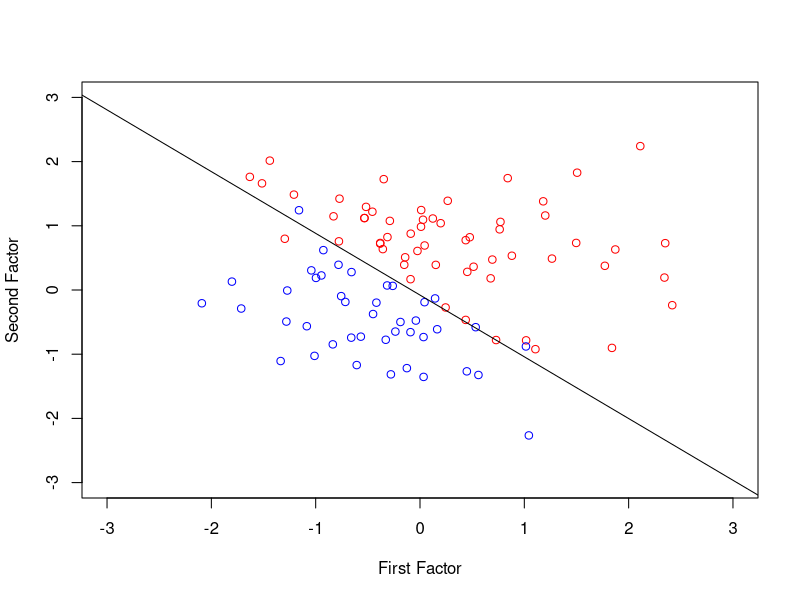
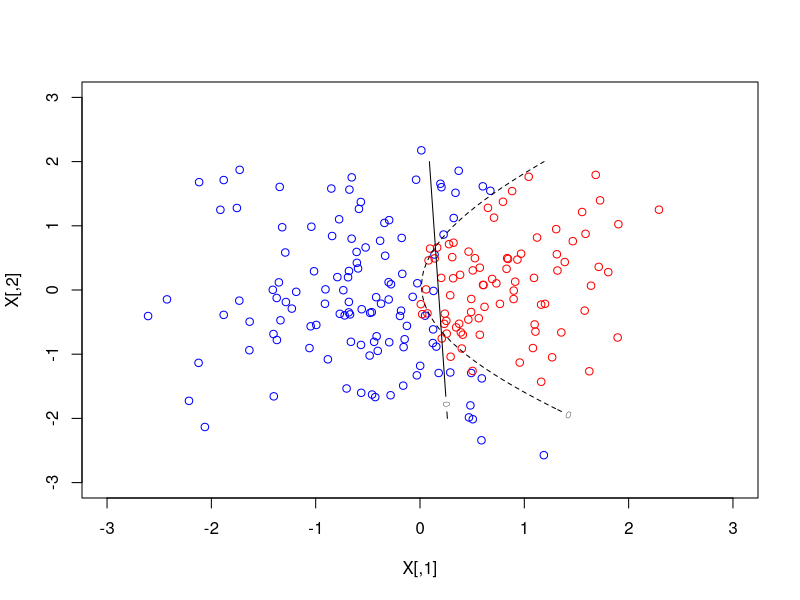
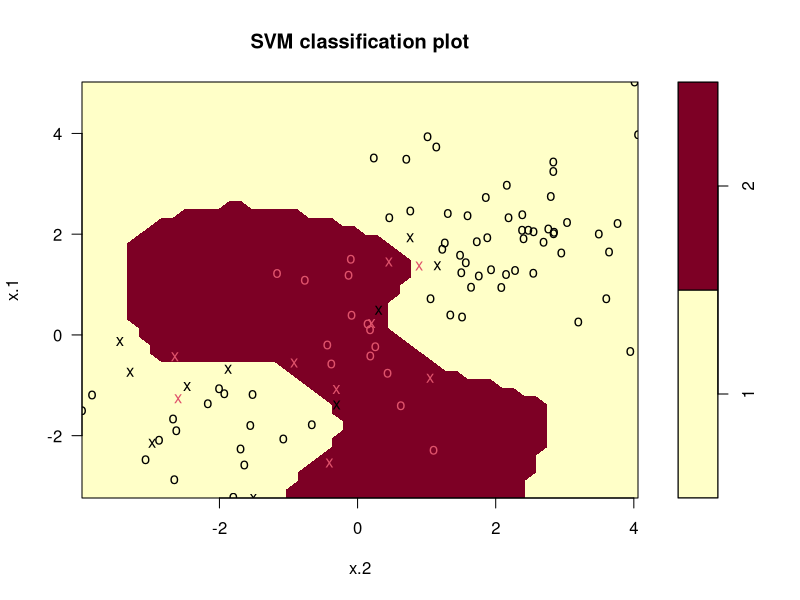

Reproduce these figures in R, in order.
## ---- chunk 1
knitr::opts_chunk$set(echo = FALSE)
## ---- chunk 2
library(quadprog)
svm.1 = function(X,y,C){
eps=0.0001;n=nrow(X);meq=1
Dmat=matrix(nrow=n,ncol=n)
for(i in 1:n)for(j in 1:n) Dmat[i,j]=sum(X[i,]*X[j,])*y[i]*y[j]
Dmat=Dmat+eps*diag(n)
dvec= rep(1,n)
Amat=matrix(nrow=(2*n+1),ncol=n);Amat[1,]=y;Amat[2:(n+1),1:n]=-diag(n)
Amat[(n+2):(2*n+1),1:n]= diag(n); Amat=t(Amat)
bvec= c(0,rep(-C,n),rep(0,n))
alpha=solve.QP(Dmat,dvec,Amat,bvec=bvec,meq=1)$solution
beta=drop((alpha*y)%*%X)
index=(1:n)[eps<alpha&alpha<C-eps]
beta.0=mean(y[index]-X[index,]%*%beta)
return(list(beta=beta,beta.0=beta.0))
}
## ---- chunk 3
set.seed(924)
library(quadprog)
a=rnorm(1); b=rnorm(1); n=100;
X=matrix(rnorm(n*2),ncol=2,nrow=n); y=sign(a*X[,1]+b*X[,2]+0.1*rnorm(n))
plot(-3:3,-3:3,xlab="First Factor",ylab="Second Factor",
type="n")
for(i in 1:n){if(y[i]==1)points(X[i,1],X[i,2],col="red") else points(X[i,1],X[i
,2],col="blue")}
qq=svm.1(X,y,10); abline(-qq$beta.0/qq$beta[2],-qq$beta[1]/qq$beta[2])
## ---- chunk 4
svm.2=function(X,y,C, K){
eps=0.0001; n=nrow(X); Dmat=matrix(nrow=n,ncol=n)

for(i in 1:n)for(j in 1:n) Dmat[i,j]=K(X[i,],X[j,])*y[i]*y[j]
Dmat=Dmat+eps*diag(n); dvec=rep(1,n)
Amat=matrix(nrow=(2*n+1),ncol=n); Amat[1,]=y; Amat[2:(n+1),1:n]=-diag(n);
Amat[(n+2):(2*n+1),1:n]=diag(n) ; Amat=t(Amat)
bvec=c(0,rep(-C,n),rep(0,n)); meq=1
alpha=solve.QP(Dmat,dvec,Amat,bvec=bvec,meq=1)$solution
index=(1:n)[eps<alpha&alpha<C-eps]
beta=drop((alpha*y)%*%X); beta.0=mean(y[index]-X[index,]%*%beta)
return(list(alpha=alpha,beta.0=beta.0))
}
## ---- chunk 5
K.linear <-function(x,y) {return(t(x)%*%y)}
K.poly <-function(x,y) {return((1+t(x)%*%y)^2)}

library(quadprog)
# Function Definition
plot.kernel=function(K, lty){
qq=svm.2(X,y,1,K); alpha=qq$alpha; beta.0=qq$beta.0
f=function(u,v){x=c(u,v); S=beta.0; for(i in 1:n)S=S+alpha[i]*y[i]*K(X[i,], x);
return(S)}

u=seq(-2,2,.1);v=seq(-2,2,.1);w=array(dim=c(41,41))
for(i in 1:41)for(j in 1:41)w[i,j]=f(u[i],v[j])
contour(u,v,w,level=0,add=TRUE,lty=lty)
}

a=3; b=-1
n=200; X=matrix(rnorm(n*2),ncol=2,nrow=n); y=sign(a*X[,1]+b*X[,2]^2+0.3*
rnorm(n))
plot(-3:3,-3:3,xlab="X[,1]",ylab="X[,2]", type="n")
for(i in 1:n){
if(y[i]==1)points(X[i,1],X[i,2],col="red")
else points(X[i,1],X[i,2],col="blue")
}
plot.kernel(K.linear,1); plot.kernel(K.poly,2)
## ---- chunk 6
library(e1071)
x=matrix(rnorm(200*2), ncol=2); x[1:100,]=x[1:100,]+2; x[101:150,]=x[101:150,]-2
y=c(rep(1,150), rep(2,50)); dat=data.frame(x=x,y=as.factor(y))
train=sample(200,100)
svmfit=svm(y~., data=dat[train,], kernel ="radial", gamma=1, cost=100)
plot(svmfit, dat[train,])
